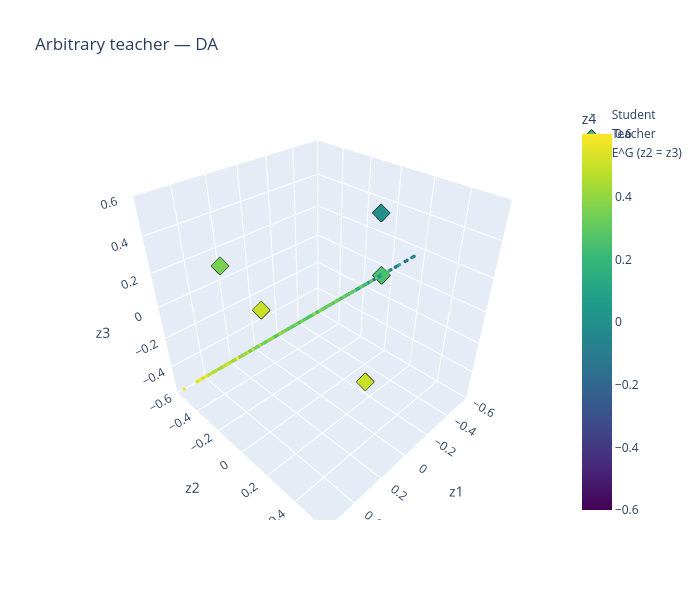

Notebook code for this chart:
### Code cell
plot_particles_3d(h_da_arb["particles"][-1], teacher_arb, "Arbitrary teacher — DA", show_invariant_plane=True)

### Figure 1 — Plotly figure (JSON) as saved in the notebook; plotly's stock layout.template omitted (floating-point values rounded to 4 significant figures; data arrays with more than 128 entries replaced by an {"elided": "..."} marker saying what was removed)
{"data": [{"marker": {"cmax": 0.6, "cmin": -0.6, "color": {"elided": "500 float values"}, "colorbar": {"title": {"text": "z4"}}, "colorscale": [[0, "#440154"], [0.1111, "#482878"], [0.2222, "#3e4989"], [0.3333, "#31688e"], [0.4444, "#26828e"], [0.5556, "#1f9e89"], [0.6667, "#35b779"], [0.7778, "#6ece58"], [0.8889, "#b5de2b"], [1, "#fde725"]], "size": 2}, "mode": "markers", "name": "Student", "type": "scatter3d", "x": {"elided": "500 float values"}, "y": {"elided": "500 float values"}, "z": {"elided": "500 float values"}}, {"marker": {"cmax": 0.6, "cmin": -0.6, "color": [0.25, 0.5, 0.0, 0.5, 0.35], "colorscale": [[0, "#440154"], [0.1111, "#482878"], [0.2222, "#3e4989"], [0.3333, "#31688e"], [0.4444, "#26828e"], [0.5556, "#1f9e89"], [0.6667, "#35b779"], [0.7778, "#6ece58"], [0.8889, "#b5de2b"], [1, "#fde725"]], "line": {"color": "black", "width": 1}, "size": 6, "symbol": "diamond"}, "mode": "markers", "name": "Teacher", "type": "scatter3d", "x": [-0.5, 0.25, -0.25, 0.0, 0.35], "y": [0.0, 0.5, 0.15, -0.5, -0.35], "z": [0.0, 0.0, 0.5, -0.25, 0.25]}, {"cmax": 0.6, "cmin": -0.6, "colorscale": [[0, "#440154"], [0.1111, "#482878"], [0.2222, "#3e4989"], [0.3333, "#31688e"], [0.4444, "#26828e"], [0.5556, "#1f9e89"], [0.6667, "#35b779"], [0.7778, "#6ece58"], [0.8889, "#b5de2b"], [1, "#fde725"]], "hoverinfo": "name", "i": [0, 0], "intensity": [-0.6, 0.6, 0.6, -0.6], "j": [1, 2], "k": [2, 3], "name": "E^G (z2 = z3)", "opacity": 0.35, "showlegend": true, "showscale": false, "type": "mesh3d", "x": [-0.6, 0.6, 0.6, -0.6], "y": [-0.6, -0.6, 0.6, 0.6], "z": [-0.6, -0.6, 0.6, 0.6]}], "layout": {"height": 600, "scene": {"xaxis": {"range": [-0.6, 0.6], "title": {"text": "z1"}}, "yaxis": {"range": [-0.6, 0.6], "title": {"text": "z2"}}, "zaxis": {"range": [-0.6, 0.6], "title": {"text": "z3"}}}, "title": {"text": "Arbitrary teacher — DA"}, "width": 700}}
